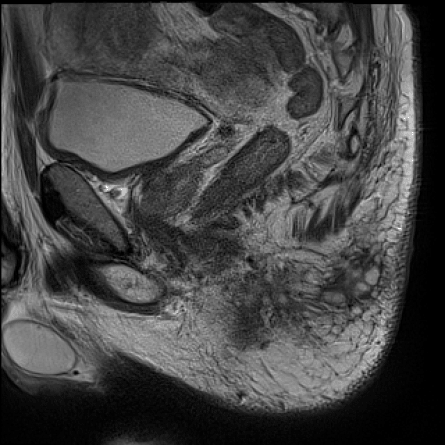
#> input picture MFA_Net/data_test/imgs/im0.png, 448 x 448 px, found by its file name; its folder holds only this picture in this run
$ python noiseAdder.py
#> lines starting #> are read from the running program, lines starting #| are printed output that depends on the picture
#> in apply_noise_to_images, image is the input picture: shape (448, 448, 3); min 0, max 255, mean 71.6
import os
import sys
import cv2
import numpy as np
from skimage.util import random_noise
from PIL import Image

# Ensure UTF-8 encoding
sys.stdout.reconfigure(encoding='utf-8')

def add_gaussian_noise(image):
    row, col, ch = image.shape
#> row = 448; col = 448; ch = 3
    mean = 0
    var = 0.01
    sigma = var**0.5
    gauss = np.random.normal(mean, sigma, (row, col, ch))
    noisy = np.clip(image + gauss * 255, 0, 255).astype(np.uint8)
    return noisy

def apply_gaussian_smoothing(image, kernel_size=(5, 5), sigma_x=0):
    # Apply Gaussian smoothing (blurring)
#> called with kernel_size = (5, 5), sigma_x = 0
    smoothed = cv2.GaussianBlur(image, kernel_size, sigma_x)
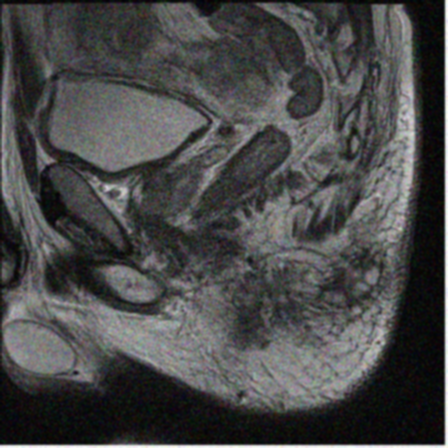
#> smoothed: shape (448, 448, 3); mean B, G, R 72.8, 72.9, 72.8
    return smoothed

def add_salt_and_pepper_noise(image, salt_prob=0.05, pepper_prob=0.05):
#> called with salt_prob = 0.05, pepper_prob = 0.05
    noisy = random_noise(image, mode='s&p', salt_vs_pepper=0.5, amount=salt_prob + pepper_prob)
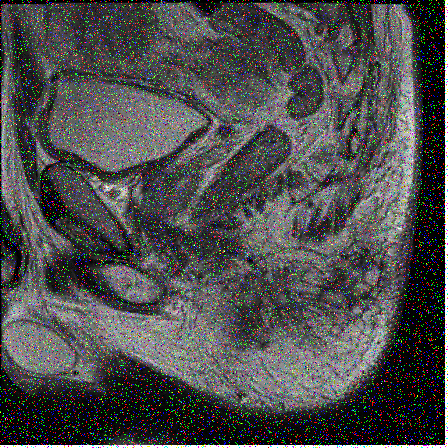
#> noisy: shape (448, 448, 3) float64; mean B, G, R 0.302, 0.302, 0.303
    noisy = (noisy * 255).astype(np.uint8)
    return noisy

def apply_median_filter(image, kernel_size=5):
    # Apply median filtering
#> called with kernel_size = 5
    filtered = cv2.medianBlur(image, kernel_size)
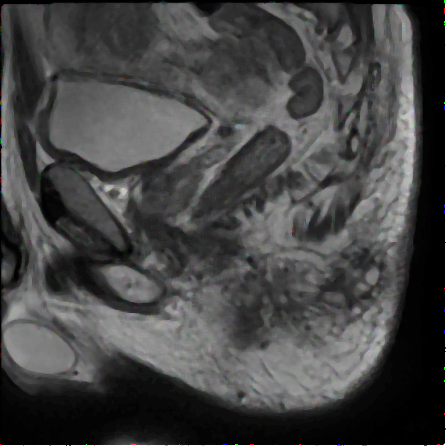
#> filtered: shape (448, 448, 3); mean B, G, R 71.4, 71.4, 71.4
    return filtered

def add_speckle_noise(image):
    noisy = random_noise(image, mode='speckle')
    noisy = (noisy * 255).astype(np.uint8)
    return noisy

def add_poisson_noise(image):
    noisy = random_noise(image, mode='poisson')
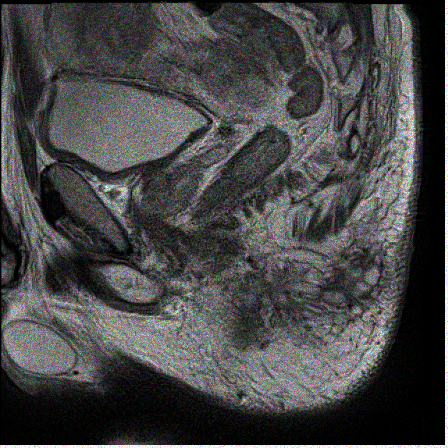
#> noisy: shape (448, 448, 3) float64; mean B, G, R 0.28, 0.28, 0.28
    noisy = (noisy * 255).astype(np.uint8)
    return noisy

def add_pixelation_noise(image, pixelation_level=128):
#> called with pixelation_level = 128
    height, width = image.shape[:2]
#> height = 448; width = 448
    temp = cv2.resize(image, (pixelation_level, pixelation_level), interpolation=cv2.INTER_LINEAR)
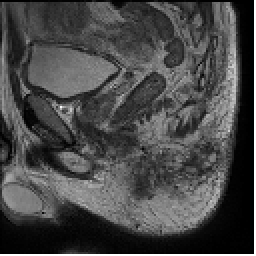
#> temp: shape (128, 128, 3) (shown 2 times larger); min 0, max 255, mean 72.1
    noisy = cv2.resize(temp, (width, height), interpolation=cv2.INTER_NEAREST)
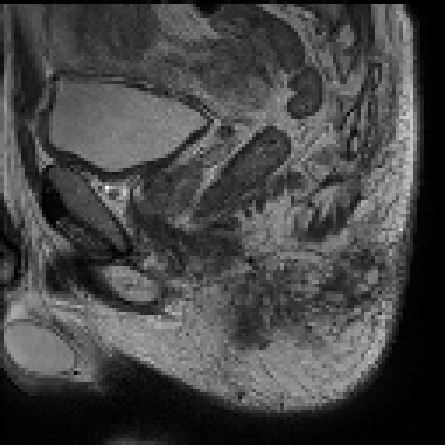
#> noisy: shape (448, 448, 3); min 0, max 255, mean 71.5
    return noisy

def apply_random_affine(image):
    rows, cols, ch = image.shape
#> rows = 448; cols = 448; ch = 3

    # Define random points for affine transformation
    pts1 = np.float32([[50, 50], [200, 50], [50, 200]])
    pts2 = np.float32([
        [50 + np.random.randint(-20, 20), 50 + np.random.randint(-20, 20)],
        [200 + np.random.randint(-20, 20), 50 + np.random.randint(-20, 20)],
        [50 + np.random.randint(-20, 20), 200 + np.random.randint(-20, 20)],
    ])

    # Get affine transformation matrix
    M = cv2.getAffineTransform(pts1, pts2)

    # Apply affine transformation
    affine_transformed = cv2.warpAffine(image, M, (cols, rows))
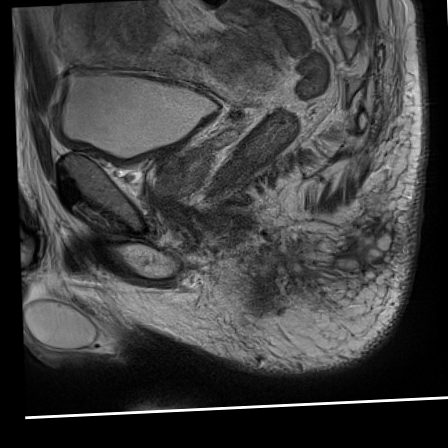
#> affine_transformed: shape (448, 448, 3); min 0, max 255, mean 63
    return affine_transformed

def save_image(output_folder, filename, image):
    if not os.path.exists(output_folder):
        os.makedirs(output_folder)
    output_path = os.path.join(output_folder, filename)
    cv2.imwrite(output_path, image)

def apply_noise_to_images(input_folder):
    output_folders = {
        "gaussian": os.path.join(input_folder, "gaussian_noise"),
        "gaussian_smoothed": os.path.join(input_folder, "gaussian_smoothed"),
        "salt_and_pepper": os.path.join(input_folder, "salt_and_pepper_noise"),
        "salt_and_pepper_median_filtered": os.path.join(input_folder, "salt_and_pepper_median_filtered"),
        "speckle": os.path.join(input_folder, "speckle_noise"),
        "poisson": os.path.join(input_folder, "poisson_noise"),
        "pixelation": os.path.join(input_folder, "pixelation_noise"),
        "affine_transformed": os.path.join(input_folder, "affine_transformed")
    }

    for filename in os.listdir(input_folder):
        if filename.endswith(".png"):
            file_path = os.path.join(input_folder, filename)
            image = cv2.imread(file_path)
            if image is None:
                continue

            # Apply Gaussian noise
            noisy_gaussian = add_gaussian_noise(image)
            # Apply Gaussian smoothing after adding Gaussian noise
            smoothed_gaussian = apply_gaussian_smoothing(noisy_gaussian)

            # Apply salt and pepper noise
            noisy_salt_and_pepper = add_salt_and_pepper_noise(image)
            # Apply median filtering after salt and pepper noise
            median_filtered = apply_median_filter(noisy_salt_and_pepper)

            # Apply other types of noise
            noisy_speckle = add_speckle_noise(image)

            noisy_poisson = add_poisson_noise(image)
            # Apply Gaussian smoothing after adding Poisson noise
            # smoothed_poisson = apply_gaussian_smoothing(noisy_poisson)

            noisy_pixelation = add_pixelation_noise(image)

            # Apply affine transformation
            affine_transformed = apply_random_affine(image)

            # Save noisy and transformed images in separate folders
            save_image(output_folders["gaussian"], filename, noisy_gaussian)
            save_image(output_folders["gaussian_smoothed"], filename, smoothed_gaussian)
            save_image(output_folders["salt_and_pepper"], filename, noisy_salt_and_pepper)
            save_image(output_folders["salt_and_pepper_median_filtered"], filename, median_filtered)
            save_image(output_folders["speckle"], filename, noisy_speckle)
            save_image(output_folders["poisson"], filename, noisy_poisson)
            save_image(output_folders["pixelation"], filename, noisy_pixelation)
            save_image(output_folders["affine_transformed"], filename, affine_transformed)

if __name__ == "__main__":
    input_folder = "/home/khanm/workfolder/MFA_Net/data/imgs/"  # Change to your folder path
    apply_noise_to_images(input_folder)
